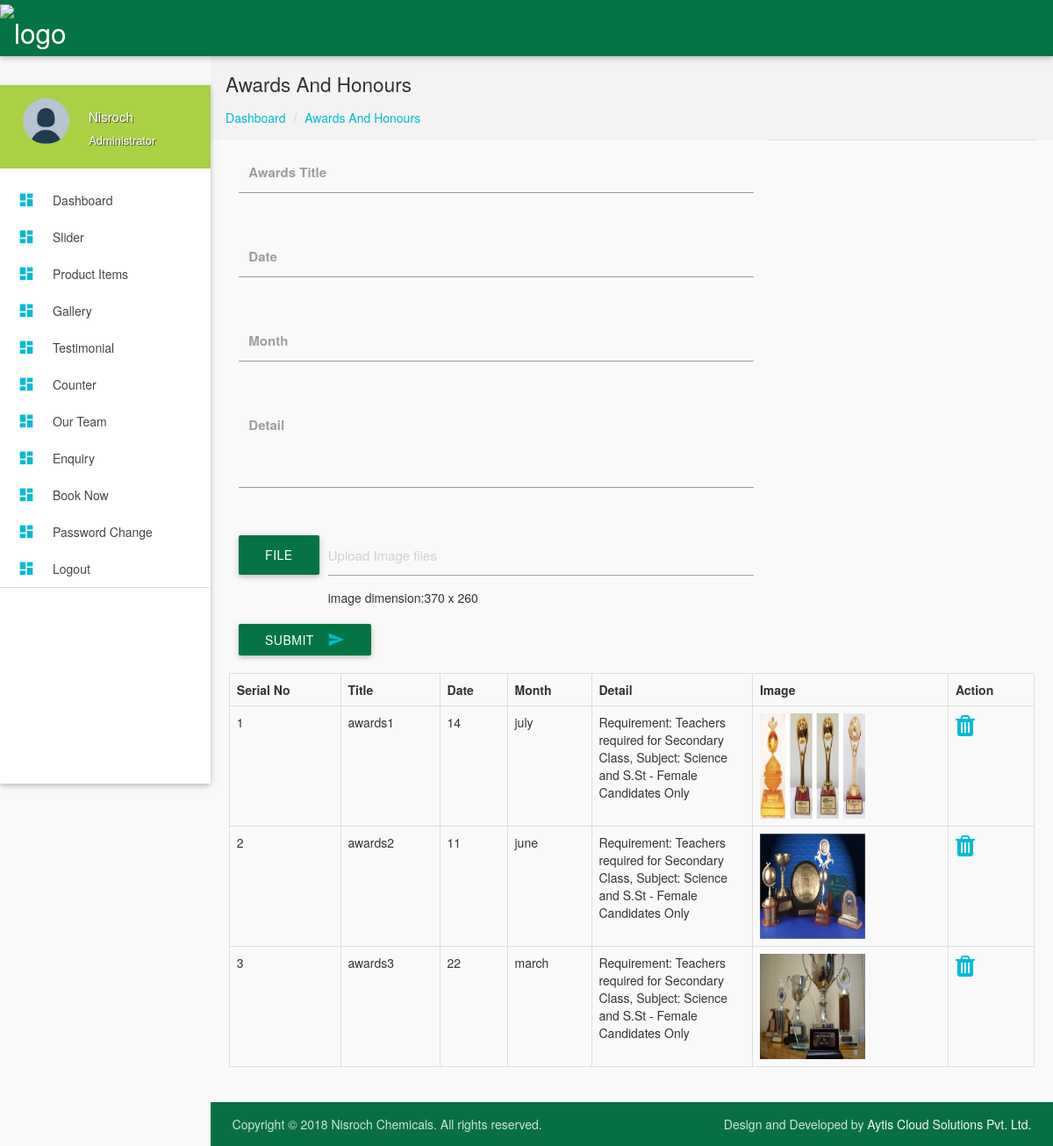
The app's page /admin/awards.php (signed in) with its own data.
### tables this page shows
CREATE TABLE `awards` (
  `id` int(10) NOT NULL,
  `title` varchar(100) NOT NULL,
  `image` longblob NOT NULL,
  `date` int(10) NOT NULL,
  `month` varchar(100) NOT NULL,
  `detail` longblob NOT NULL
);

### admin/awards.php (the view, shortened to what this page needs)
<?php include'header.php';?>
 <section id="content">
        <div id="breadcrumbs-wrapper">
          <div class="container">
            <div class="row">
              <div class="col s12 m12 l12">
                <h5 class="breadcrumbs-title">Awards And Honours</h5>
                <ol class="breadcrumbs">
                  <li><a href="index.php">Dashboard</a>
                  </li>
                  <li><a href="#">Awards And Honours</a>
                  </li>
                </ol>
              </div>
            </div>
          </div>
        </div>
        <div class="container">
            <div class="col-md-8">
            <form action="" method="post" enctype="multipart/form-data">
                <div class="input-field col s12">
                        <input id="notice" type="text" name="title" class="validate">
                          <label for="notice">Awards Title</label>
                        </div>
                <br/>
                  <div class="input-field col s12">
                        <input id="notice" type="text" name="date" class="validate">
                          <label for="notice">Date</label>
                        </div>
                <br/>
                <div class="input-field col s12">
                        <input id="notice" type="text" name="month" class="validate">
                          <label for="notice">Month</label>
                        </div>
                <br/>
                <div class="input-field col s12">
                         <textarea id="textarea1" name="detail" class="materialize-textarea"></textarea>
                          <label for="textarea1">Detail</label>
                        </div>
                <br/>
                 <div class="file-field input-field">
                        <div class="btn">
                          <span>File</span>
                        </div>
                        <div class="file-path-wrapper">
                          <input class="file-path validate" type="text" placeholder="Upload Image files">
                          <p>image dimension:370 x 260</p>
                        </div>
                      </div><br/>
                        <button class="btn cyan waves-effect waves-light" type="submit" name="submit">Submit
                                <i class="mdi-content-send right"></i>
                              </button>
            </form><br/>
            </div>
            <div class="divider"></div>
            <div class="row">
                <div class="col-md-12">
                    <div class="table-responsive">
                        <table class="table table-bordered">
                            <tr>
                                <th>Serial No</th>
                                <th>Title</th>
                                 <th>Date</th>
                                 <th>Month</th>
                                 <th>Detail</th>
                                 <th>Image</th>
                                  <th>Action</th>
                            </tr>
                            <?php
                            $count=1;
                            $sql=mysqli_query($conn,"select * from awards");
                            while($rows=mysqli_fetch_assoc($sql)){
                            ?>
                            <tr>
                                <td><?php echo $count++;?></td>
                                <td><?php echo $rows['title'];?></td>
                                 <td><?php echo $rows['date'];?></td>
                                  <td><?php echo $rows['month'];?></td>
                                  <td style="width:20%;"><?php echo $rows['detail'];?></td>
                                <td><img src="<?php echo $rows['image'];?>" width="120" height="120" /></td>
                                <td><a href="deleteawards.php?id=<?php echo $rows['id'];?>"><i class="fa fa-trash fa-2x"></i></a></td>
                            </tr>
                           <?php }?>
                        </table>
                    </div>
                </div>
            </div>
        </div>
        <?php include 'footer.php';?>

### admin/header.php (shortened to what this page needs)
<?php
include("includes/db_connection.php");
?>
<!DOCTYPE html>
<html lang="en">
<head>
  <link href="../assets//css/bootstrap.min.css" type="text/css" rel="stylesheet" media="screen,projection">
  <link href="css/materialize.min.css" type="text/css" rel="stylesheet" media="screen,projection">
  <link href="css/style.min.css" type="text/css" rel="stylesheet" media="screen,projection">
    <link href="css/custom/custom.min.css" type="text/css" rel="stylesheet" media="screen,projection">
<link rel="stylesheet" href="https://cdnjs.cloudflare.com/ajax/libs/font-awesome/4.7.0/css/font-awesome.min.css">
  <link href="js/plugins/prism/prism.css" type="text/css" rel="stylesheet" media="screen,projection">
  <link href="js/plugins/perfect-scrollbar/perfect-scrollbar.css" type="text/css" rel="stylesheet" media="screen,projection">
  <link href="js/plugins/chartist-js/chartist.min.css" type="text/css" rel="stylesheet" media="screen,projection">
  <link href="js/plugins/dropify/css/dropify.min.css" type="text/css" rel="stylesheet" media="screen,projection">
</head>
<body>
  <header id="header" class="page-topbar">
        <div class="navbar-fixed">
            <nav class="navbar-color">
                <div class="nav-wrapper">
                    <ul class="left">
                        <li><a href="index.php" class="brand-logo darken-1"><img src="../assets/img/logo.png" alt="logo"></a></li>
                    </ul>
                </div>
            </nav>
        </div>
  </header>
  <div id="main">
    <div class="wrapper">
      <aside id="left-sidebar-nav">
                <ul id="slide-out" class="side-nav fixed leftside-navigation">
                <li class="user-details cyan darken-2">
                <div class="row">
                    <div class="col col s4 m4 l4">
                        <img src="images/avatar.jpg" alt="" class="circle responsive-img valign profile-image">
                    </div>
                    <div class="col col s8 m8 l8">
                        <?php
                        $role=$_SESSION['role'];
                        $sql=mysqli_query($conn,"select * from login where role='$role'");
                        $rr=mysqli_fetch_assoc($sql);
                        $name=$rr['username'];
                        ?>
                        <a class="btn-flat dropdown-button waves-effect waves-light white-text profile-btn" href="#" data-activates="profile-dropdown"><?php echo $name;?></a>
                        <p class="user-roal">Administrator</p>
                    </div>
                </div>
            </li>
                <li class="bold"><a href="index.php" class="waves-effect waves-cyan"><i class="mdi-action-dashboard"></i> Dashboard</a>
                </li>
                <li class="bold"><a href="slider.php" class="waves-effect waves-cyan"><i class="mdi-action-dashboard"></i> Slider</a>
                </li>
                <li class="bold"><a href="productitem.php" class="waves-effect waves-cyan"><i class="mdi-action-dashboard"></i> Product Items</a>
                </li>
                 <li class="bold"><a href="gallery.php" class="waves-effect waves-cyan"><i class="mdi-action-dashboard"></i> Gallery</a>
                </li>
                <li class="bold"><a href="testimonal.php" class="waves-effect waves-cyan"><i class="mdi-action-dashboard"></i> Testimonial</a>
                </li>
                  <li class="bold"><a href="counter.php" class="waves-effect waves-cyan"><i class="mdi-action-dashboard"></i> Counter</a>
                </li>
                 <li class="bold"><a href="team.php" class="waves-effect waves-cyan"><i class="mdi-action-dashboard"></i> Our Team</a>
                </li>
                <li class="bold"><a href="enquiry.php" class="waves-effect waves-cyan"><i class="mdi-action-dashboard"></i> Enquiry</a>
                </li>
                 <li class="bold"><a href="book.php" class="waves-effect waves-cyan"><i class="mdi-action-dashboard"></i> Book Now</a>
                </li>
                  <li class="bold"><a href="password.php" class="waves-effect waves-cyan"><i class="mdi-action-dashboard"></i> Password Change</a>
                </li>
                <li class="bold"><a href="logout.php" class="waves-effect waves-cyan"><i class="mdi-action-dashboard"></i> Logout</a>
                </li>
                <li class="li-hover"><div class="divider"></div></li>
            </ul>
            </aside>

### admin/header.php (style rules this page uses)
i { color: #aad044; }
#content { min-height:800px; }

### admin/awards.php (style rules this page uses)
i { color:#00bcd4; }

### records on screen
awards: title "awards1", date "14", month "july", detail "Requirement: Teachers required for Secondary Class, Subject: Science and S.St - Female Candidates Only", image (picture)
awards: title "awards2", date "11", month "june", detail "Requirement: Teachers required for Secondary Class, Subject: Science and S.St - Female Candidates Only", image (picture)
awards: title "awards3", date "22", month "march", detail "Requirement: Teachers required for Secondary Class, Subject: Science and S.St - Female Candidates Only", image (picture)

### other values on screen
$name "Nisroch"
